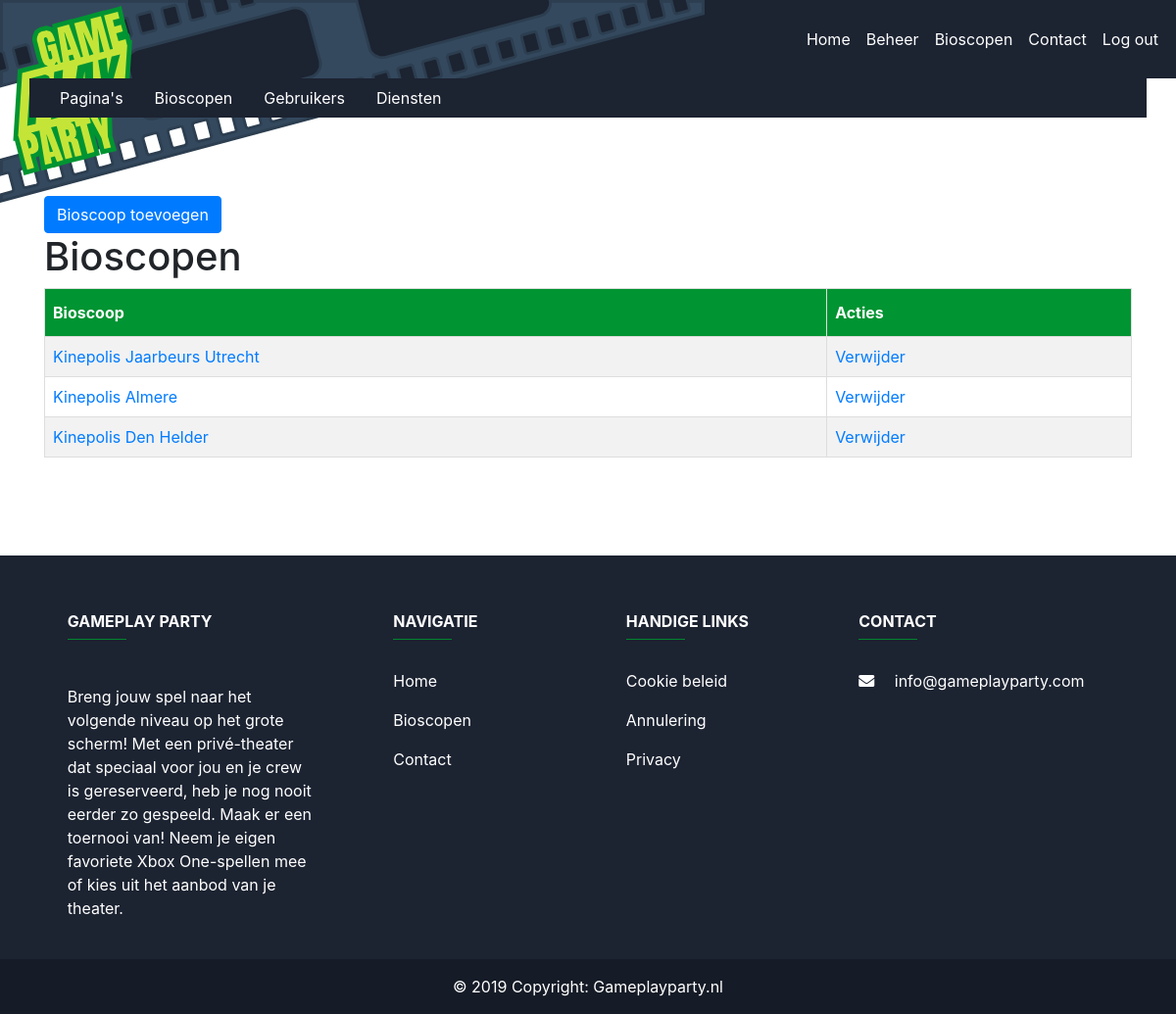
The page /?request=beheer&pagina=bioscopen (signed in) on the database its author committed.
### tables this page shows
CREATE TABLE `bioscopen` (
  `biosID` int(11) NOT NULL,
  `biosnaam` text,
  `biosadres` text,
  `biospostcode` text,
  `biosplaats` text,
  `biosprovincie` text,
  `omschrijving` text,
  `beschikbaarheid_auto` varchar(255) NOT NULL,
  `beschikbaarheid_fiets` varchar(255) NOT NULL,
  `beschikbaarheid_ov` varchar(255) NOT NULL,
  `aantal_zalen` int(10) NOT NULL
);

CREATE TABLE `contentmanagement` (
  `paginaID` int(255) NOT NULL,
  `owner` varchar(255) NOT NULL,
  `biosID` int(11) DEFAULT NULL,
  `pagina` varchar(100) NOT NULL,
  `content` text NOT NULL,
  `image` varchar(200) NOT NULL
);

### model/BeheerderLogic.php (called while the page is built, shortened)
<?php
require_once 'model/DataHandler.php';
require_once 'utilities/beheer/BeheerBioscopen.php';
class BeheerderLogic
{
    public function __construct()
    {
        $this->DataHandler = new DataHandler("localhost", "mysql", "GamePlayParty", "ilias", "12345");
        $this->BeheerBioscopen = new BeheerBioscopen();
    }
    public function beheerBioscoopSelect()
    {
        $sql = "select * from bioscopen;";
        $result = $this->DataHandler->getData($sql);
        $makeBeheerBioscoopSelect = $this->BeheerBioscopen->makeBioscopenselect($result);
        return $makeBeheerBioscoopSelect;
    }
}

### index.php (called while the page is built, shortened)
<?php
include 'header.php';
$controller = new WebsiteController();
$controller->handleRequest();
include "footer.php";

### model/DataHandler.php (called while the page is built, shortened)
<?php
class DataHandler
{
    public function __construct($host, $dbdriver, $dbname, $username, $password)
    {
        $this->host = $host;
        $this->dbdriver = $dbdriver;
        $this->dbname = $dbname;
        $this->username = $username;
        $this->password = $password;
        try {
            $this->dbh = new PDO("$this->dbdriver:host=$this->host;dbname=$this->dbname", $this->username, $this->password);
            $this->dbh->setAttribute(PDO::ATTR_ERRMODE, PDO::ERRMODE_EXCEPTION);
            return true;
        } catch (PDOException $e) {
            echo "Connection with " . $this->dbdriver . " failed: " . $e->getMessage();
        }
    }
    public function getData($sql)
    {
        $result = $this->dbh->query($sql, PDO::FETCH_ASSOC);
        return $result;
    }
}

### utilities/beheer/BeheerBioscopen.php (the view)
<?php
class BeheerBioscopen
{
    public function makeBioscopenSelect($result)
    {
        $html = "";
        $html .= "<div class='col-12 pagina-select-container'>";
        $html .= "<div class='container'>";
        $html .= "<h1 style=''>Bioscopen</h1>";
        $html .= "<table id='paginas'><tbody>";
        $html .= "<tr><th>Bioscoop</th><th>Acties</th></tr>";
        while ($row = $result->fetch(PDO::FETCH_ASSOC)) {
            $biosID = $row['biosID'];
            $biosnaam = $row['biosnaam'];
            $html .= "<tr>";
            $html .= "<td><a href=?request=beheer&pagina=editBioscoop&biosID=" . $biosID . ">" . $biosnaam . "</a></td>";
            $html .= "<td><a href=?request=beheer&pagina=bioscopen&func=verwijderBioscoop&biosID=" . $biosID . " onclick='return confirm(`Weet je zeker dat je deze bioscoop wilt verwijderen`)'>Verwijder</a></td>";
            $html .= "</tr>";
        }
        $html .= "</tbody></table>";
        $html .= "</div>";
        $html .= "</div>";
        return $html;
    }
}

### footer.php (shortened to what this page needs)
<footer class="page-footer font-small">
    <div class="container text-center text-md-left mt-5">
        <div class="row mt-3">
            <div class="col-md-3 col-lg-4 col-xl-3 mx-auto mb-4">
                <h6 class="text-uppercase font-weight-bold">Gameplay Party</h6>
                <hr class="mb-4 mt-0 d-inline-block mx-auto" style="width: 60px;">
                <?php
            $servername = "localhost";
            $username = "ilias";
            $password = "12345";
            $dbname = "GamePlayParty";
            $conn = new mysqli($servername, $username, $password, $dbname);
            $sql = "SELECT * FROM contentmanagement WHERE pagina = 'footerContent';";
            $result = $conn->query($sql);
            if ($result->num_rows > 0) {
                while($row = $result->fetch_assoc()) {
                    echo "<p id='contentData'>". $row['content']."</p>";
                }
            } else {
                echo "0 results";
            }
    ?>
            </div>
            <div class="col-md-2 col-lg-2 col-xl-2 mx-auto mb-4">
                <h6 class="text-uppercase font-weight-bold">Navigatie</h6>
                <hr class="mb-4 mt-0 d-inline-block mx-auto" style="width: 60px;">
                <p>
                    <a href="index.php">Home</a>
                </p>
                <p>
                    <a href="?request=bioscopen">Bioscopen</a>
                </p>
                <p>
                    <a href="?request=contact">Contact</a>
                </p>
            </div>
            <div class="col-md-3 col-lg-2 col-xl-2 mx-auto mb-4">
                <h6 class="text-uppercase font-weight-bold">Handige links</h6>
                <hr class="mb-4 mt-0 d-inline-block mx-auto" style="width: 60px;">
                <p>
                    <a href="?request=cookie-beleid">Cookie beleid</a>
                </p>
                <p>
                    <a href="?request=annulering-beleid">Annulering</a>
                </p>
                <p>
                    <a href="?request=algemene-voorwaarden">Privacy</a>
                </p>
            </div>
            <div class="col-md-4 col-lg-3 col-xl-3 mx-auto mb-md-0 mb-4">
                <h6 class="text-uppercase font-weight-bold">Contact</h6>
                <hr class="mb-4 mt-0 d-inline-block mx-auto" style="width: 60px;">
                <p>
                    <i class="fas fa-envelope mr-3"></i> info@gameplayparty.com</p>
            </div>
        </div>
    </div>
    <div class="footer-copyright text-center py-3">© 2019 Copyright:
        <a href="#"> Gameplayparty.nl</a>
    </div>
</footer>
</body>
</html>

### compiled/style.css (style rules this page uses)
body { margin: 0; }
footer { background-color: #1C2331; color: white; padding: 10px 0 0 0; }
footer div div div hr { background-color: #009432 !important; }
footer div div div p { color: white; }
footer div div div p a { color: white; }
footer div.footer-copyright { background-color: #161C27; }
footer div.footer-copyright a { color: white; }
html { scroll-behavior: smooth; }
.pagina-select-container { margin: 0 0 100px 0; }
#paginas { border-collapse: collapse; width: 100%; margin: 0 auto; overflow-x: auto; }
#paginas td, #paginas th { border: 1px solid #ddd; padding: 8px; }
#paginas tr:nth-child(even) { background-color: #f2f2f2; }
#paginas th { padding-top: 12px; padding-bottom: 12px; text-align: left; background-color: #009432; color: white; }

### rows shown on the page
bioscopen: biosnaam "Kinepolis Jaarbeurs Utrecht"
bioscopen: biosnaam "Kinepolis Almere"
bioscopen: biosnaam "Kinepolis Den Helder"
contentmanagement: content "Breng jouw spel naar het volgende niveau op het grote scherm! Met een privé-theater dat speciaal voor jou en je crew is gereserveerd, heb je nog nooit eerder zo gespeeld. Maak er een toernooi van! Neem je eigen favoriete Xbox One-spellen mee of kies uit het aanbod van je theater."
